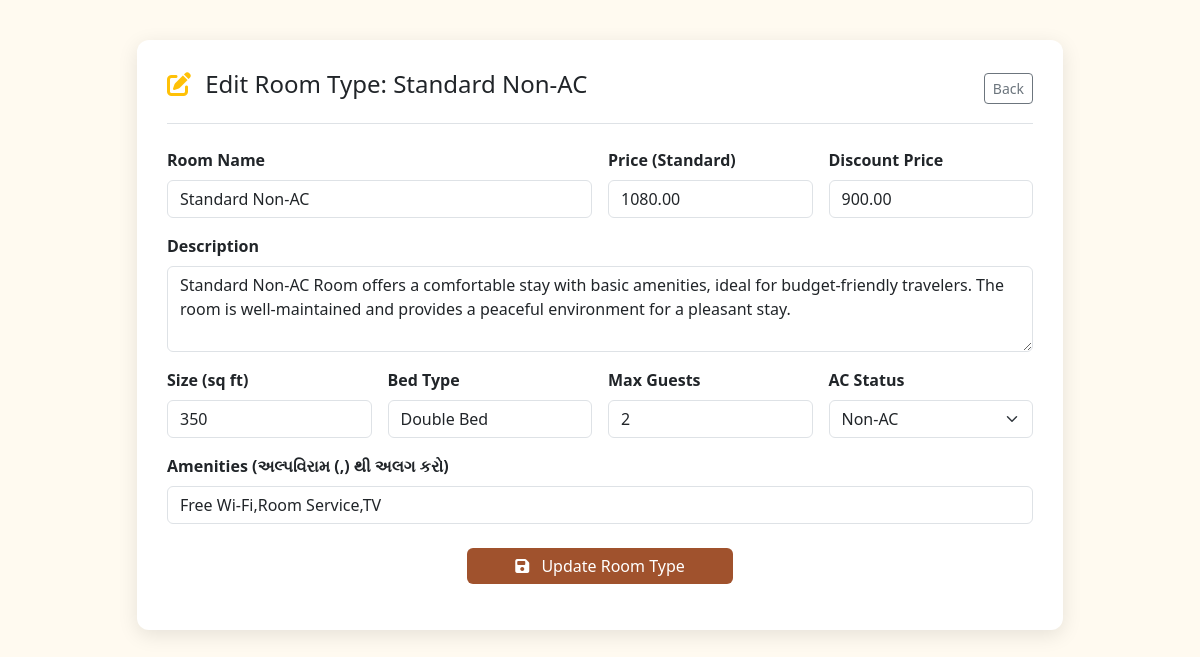
Screenshot of /edit_room.php?id=39 with the database file from the repository.
### tables this page shows
CREATE TABLE `rooms` (
  `id` int(11) NOT NULL,
  `name` varchar(255) NOT NULL,
  `description` text DEFAULT NULL,
  `price` decimal(10,2) DEFAULT NULL,
  `discount_price` decimal(10,2) DEFAULT NULL,
  `extra_bed_price` decimal(10,2) DEFAULT 0.00,
  `max_extra_beds` int(11) DEFAULT 0,
  `size` varchar(50) DEFAULT NULL,
  `bed_type` varchar(100) DEFAULT NULL,
  `guests` varchar(50) DEFAULT NULL,
  `floor` varchar(50) DEFAULT NULL,
  `rating` decimal(2,1) DEFAULT NULL,
  `reviews` int(11) DEFAULT NULL,
  `image` varchar(255) DEFAULT NULL,
  `ac_status` enum('AC','Non-AC') DEFAULT 'AC',
  `amenities` text DEFAULT NULL,
  `features` text DEFAULT NULL,
  `policies` text DEFAULT NULL,
  `created_at` timestamp NOT NULL DEFAULT current_timestamp(),
  `status` enum('Available','Occupied','Cleaning') DEFAULT 'Available'
);

### edit_room.php (the view, shortened to what this page needs)
<?php
include 'db.php';
$id = isset($_GET['id']) ? intval($_GET['id']) : 0;
$sql = "SELECT * FROM rooms WHERE id = $id";
$result = mysqli_query($conn, $sql);
$room = mysqli_fetch_assoc($result);
?>
<!DOCTYPE html>
<html lang="en">
<head>
    <link href="https://cdn.jsdelivr.net/npm/bootstrap@5.3.3/dist/css/bootstrap.min.css" rel="stylesheet">
    <link rel="stylesheet" href="https://cdnjs.cloudflare.com/ajax/libs/font-awesome/6.4.0/css/all.min.css">
</head>
<body>
    <div class="container">
        <div class="row justify-content-center">
            <div class="col-md-10">
                <div class="edit-card">
                    <div class="d-flex justify-content-between align-items-center mb-4 border-bottom pb-3">
                        <h4><i class="fas fa-edit me-2 text-warning"></i> Edit Room Type:
                            <?= htmlspecialchars($room['name']) ?></h4>
                        <a href="admin_dashboard.php?section=manage-rooms-section"
                            class="btn btn-sm btn-outline-secondary">Back</a>
                    </div>
                    <form action="update_room_process.php" method="POST" enctype="multipart/form-data">
                        <div class="row g-3">
                            <div class="col-md-6">
                                <label class="form-label fw-bold">Room Name</label>
                                <input type="text" name="name" class="form-control"
                                    value="<?= htmlspecialchars($room['name']) ?>" required>
                            </div>
                            <div class="col-md-3">
                                <label class="form-label fw-bold">Price (Standard)</label>
                                <input type="number" name="price" class="form-control" value="<?= $room['price'] ?>"
                                    required>
                            </div>
                            <div class="col-md-3">
                                <label class="form-label fw-bold">Discount Price</label>
                                <input type="number" name="discount_price" class="form-control"
                                    value="<?= $room['discount_price'] ?>" required>
                            </div>
                            <div class="col-md-12">
                                <label class="form-label fw-bold">Description</label>
                                <textarea name="description" class="form-control"
                                    rows="3"><?= htmlspecialchars($room['description']) ?></textarea>
                            </div>
                            <div class="col-md-3">
                                <label class="form-label fw-bold">Size (sq ft)</label>
                                <input type="text" name="size" class="form-control"
                                    value="<?= htmlspecialchars($room['size']) ?>">
                            </div>
                            <div class="col-md-3">
                                <label class="form-label fw-bold">Bed Type</label>
                                <input type="text" name="bed_type" class="form-control"
                                    value="<?= htmlspecialchars($room['bed_type']) ?>">
                            </div>
                            <div class="col-md-3">
                                <label class="form-label fw-bold">Max Guests</label>
                                <input type="number" name="guests" class="form-control" value="<?= $room['guests'] ?>">
                            </div>
                            <div class="col-md-3">
                                <label class="form-label fw-bold">AC Status</label>
                                <select name="ac_status" class="form-select">
                                    <option value="Non-AC" <?= ($room['ac_status'] == 'Non-AC') ? 'selected' : '' ?>>
                                        Non-AC</option>
                                </select>
                            </div>
                            <div class="col-md-12">
                                <label class="form-label fw-bold">Amenities (અલ્પવિરામ (,) થી અલગ કરો)</label>
                                <input type="text" name="amenities" class="form-control"
                                    value="<?= htmlspecialchars($room['amenities']) ?>"
                                    placeholder="WiFi, TV, AC, Water">
                            </div>
                            <div class="col-md-12 text-center mt-4">
                                <button type="submit" name="update_room" class="btn btn-save px-5">
                                    <i class="fas fa-save me-2"></i> Update Room Type
                                </button>
                            </div>
                        </div>
                    </form>
                </div>
            </div>
        </div>
    </div>
</body>
</html>

### assets/css/style.css (style rules this page uses)
body { margin: 0; font-family: 'Playfair Display', serif; background-color: #fdfbf6; }
a, .hero-section p { font-family: 'Inter', sans-serif; line-height: 1.6; text-align: left; }
.btn { padding: 8px 16px; background: #f9f5ef; border: 1px solid #e6d8c2; border-radius: 10px; text-decoration: none; font-weight: 600; color: #444; transition: all 0.3s ease; }
.btn { display: inline-block; padding: 8px 15px; background: #f5e6cc; border-radius: 10px; text-decoration: none; font-weight: bold; color: #444; transition: background 0.3s; }
.btn { padding: 12px 24px; border-radius: 10px; font-weight: 600; text-decoration: none; transition: 0.3s; }

### edit_room.php (style rules this page uses)
body { background-color: #fffaf0; padding: 40px 0; }
.edit-card { background: white; border-radius: 12px; box-shadow: 0 5px 20px rgba(0, 0, 0, 0.1); border: none; padding: 30px; }
.btn-save { background-color: #a0522d; color: white; border: none; }

### rows the page displays
rooms: name "Standard Non-AC", price "1080.00", discount_price "900.00", description "Standard Non-AC Room offers a comfortable stay with basic amenities, ideal for budget-friendly travelers. The room is well-maintained and provides a peaceful environment for a pleasant stay.", size "350", bed_type "Double Bed", guests "2", ac_status "Non-AC", amenities "Free Wi-Fi,Room Service,TV"
